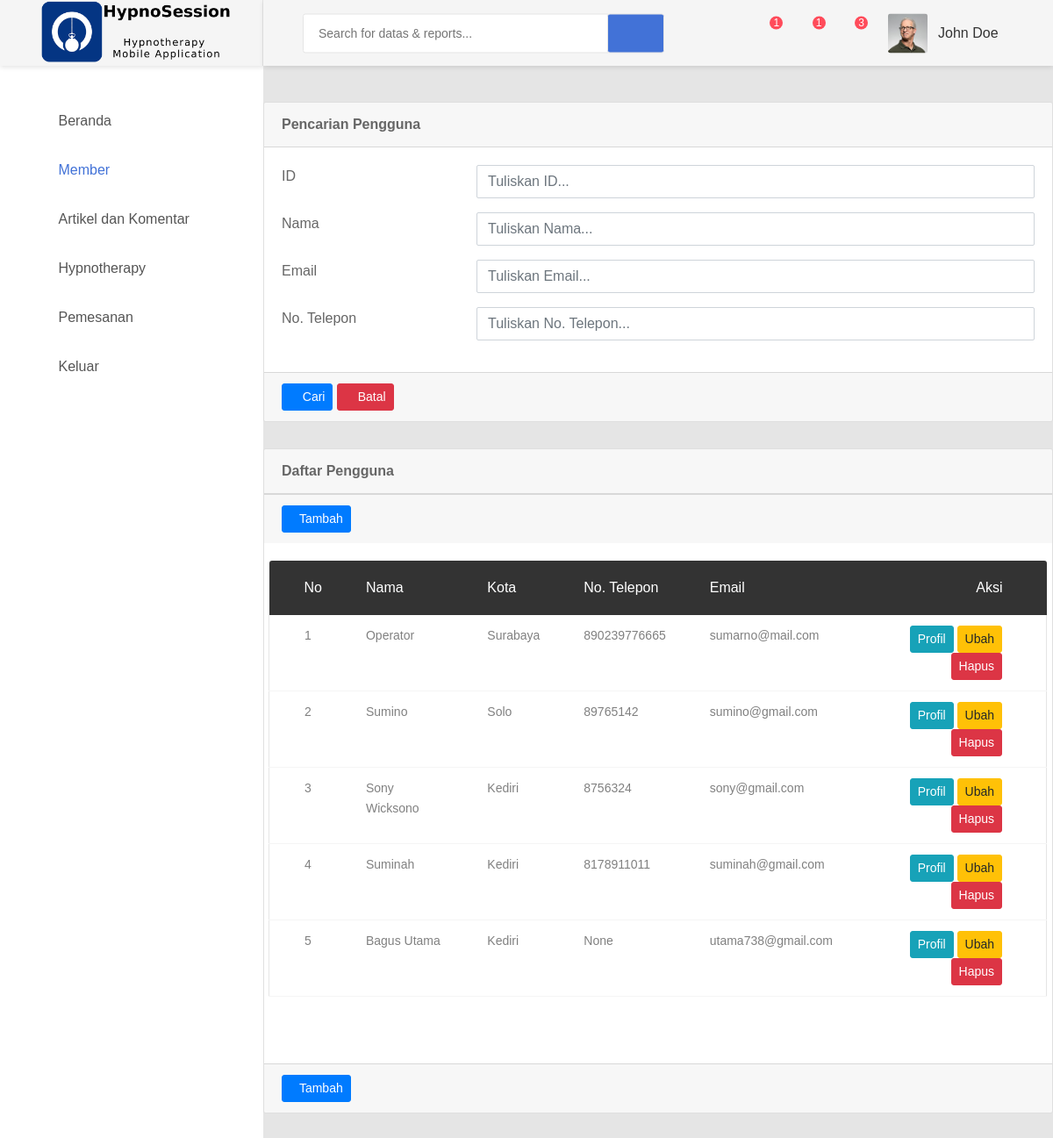
The page /akun/ on the database as committed earlier.
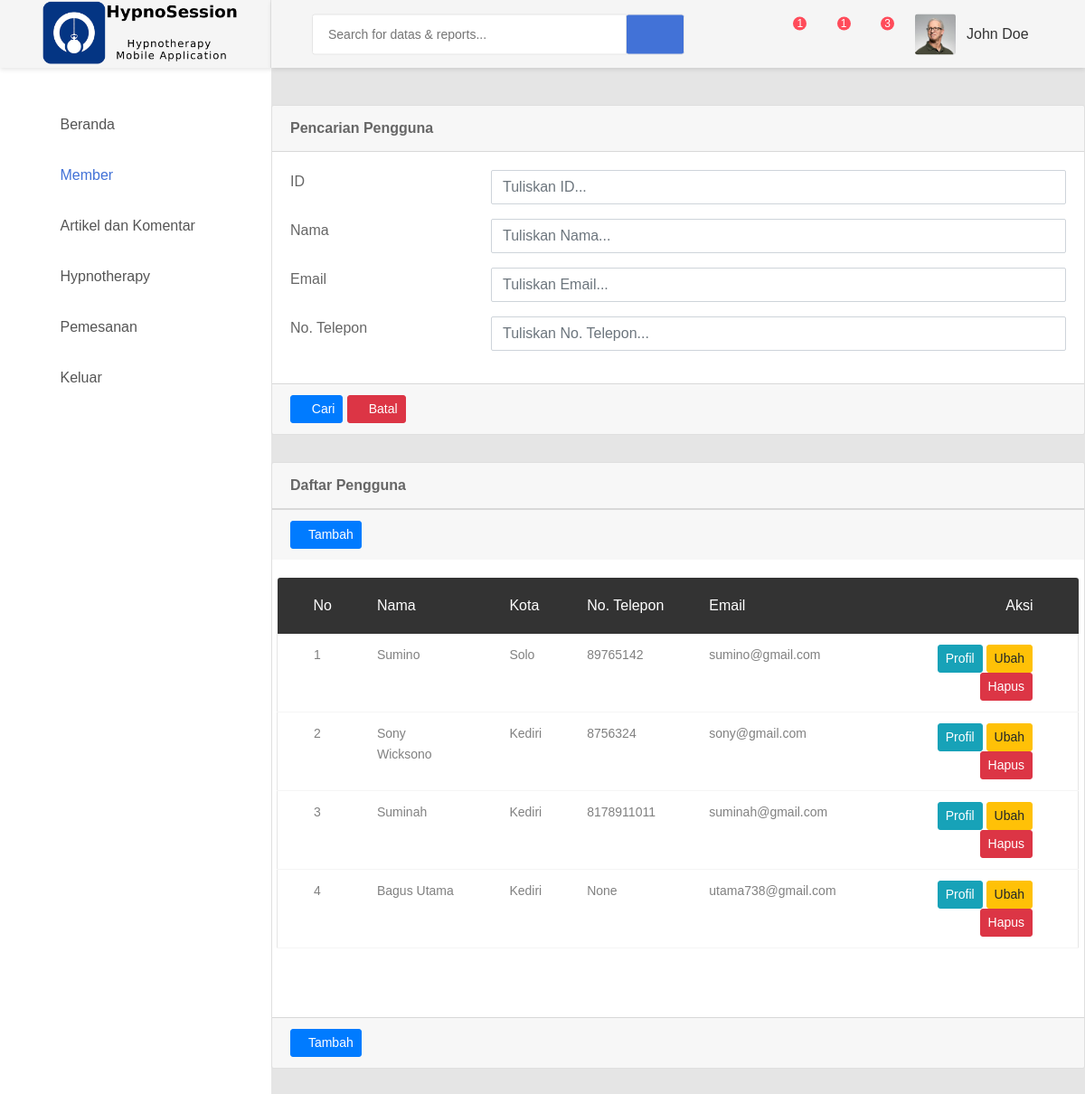
The same page on the database as committed later.
### akun/models.py (models this page shows, shortened)
class Akun(models.Model):
    nama = models.CharField(max_length=30, null=True)
    jenis_kelamin = models.BooleanField(null=True)
    kota_domisili = models.CharField(max_length=30, null=True)
    alamat = models.CharField(max_length=100, null=True)
    tanggal_lahir = models.DateField(null=True)
    tempat_lahir = models.CharField(max_length=30, null=True)
    foto_src = models.TextField(null=True)
    no_telepon = models.CharField(max_length=16, null=True)
    email = models.EmailField()
    password = models.TextField(null=True)
    aktif = models.BooleanField(default=True)
    registrasi = models.DateTimeField(auto_now_add=True)
    aktivasi = models.DateTimeField(auto_now_add=True)
    update = models.DateTimeField(auto_now=True)
    verification_code = models.IntegerField(default=0)
    verification = models.BooleanField(default=False)
    class DaftarStatus(models.TextChoices):
        ADMIN = text('admin')
        STAF = text('staf')
        MEMBER = text('member')
    class Meta:
        db_table = 'akun'
    status = models.CharField(max_length=6,
                              choices=DaftarStatus.choices, default=DaftarStatus.MEMBER)

### akun/views.py (the view)
# urls.py: path('', views.index, name='index'),
def index(request):
    akun = Akun.objects.all()
    context = {
        'akun': akun,
        'view': 'akun',
        'title': 'Member',
    }
    return render(request, 'akun/index.html', context)

### akun/templates/akun/index.html (shortened to what this page needs)
{% extends "base.html" %}
{% block content %}
<div class="card">
    <div class="card-header">
        <strong>Pencarian Pengguna</strong>
    </div>
    <div class="card-body card-block">
        <form action="" method="post" class="form-horizontal">
            <div class="row form-group">
                <div class="col col-md-3">
                    <label for="hf-id" class=" form-control-label">ID</label>
                </div>
                <div class="col-12 col-md-9">
                    <input type="text" id="hf-id" name="hf-id" placeholder="Tuliskan ID..." class="form-control">
                </div>
            </div>
            <div class="row form-group">
                <div class="col col-md-3">
                    <label for="hf-nama" class=" form-control-label">Nama</label>
                </div>
                <div class="col-12 col-md-9">
                    <input type="text" id="hf-nama" name="hf-nama" placeholder="Tuliskan Nama..." class="form-control">
                </div>
            </div>
            <div class="row form-group">
                <div class="col col-md-3">
                    <label for="hf-email" class=" form-control-label">Email</label>
                </div>
                <div class="col-12 col-md-9">
                    <input type="text" id="hf-email" name="hf-email" placeholder="Tuliskan Email..."
                        class="form-control">
                </div>
            </div>
            <div class="row form-group">
                <div class="col col-md-3">
                    <label for="hf-telepon" class=" form-control-label">No. Telepon</label>
                </div>
                <div class="col-12 col-md-9">
                    <input type="text" id="hf-telepon" name="hf-telepon" placeholder="Tuliskan No. Telepon..."
                        class="form-control">
                </div>
            </div>
        </form>
    </div>
    <div class="card-footer">
        <button type="submit" class="btn btn-primary btn-sm">
            <i class="fa fa-search"></i> Cari
        </button>
        <button type="reset" class="btn btn-danger btn-sm">
            <i class="fa fa-ban"></i> Batal
        </button>
    </div>
</div>
<div class="card">
    <div class="card-header">
        <strong>Daftar Pengguna</strong>
    </div>
    <div class="card-footer">
        <a class="btn btn-primary btn-sm" href="/akun/add" role="button">
            <i class="zmdi zmdi-plus"></i>Tambah
        </a>
    </div>
    <div class="card-body card-block">
        <div class="row form-group">
            <div class="table-responsive m-b-40">
                <table class="table table-borderless table-data3">
                    <thead>
                        <tr>
                            <th>No</th>
                            <th>Nama</th>
                            <th>Kota</th>
                            <th>No. Telepon</th>
                            <th>Email</th>
                            <th>Aksi</th>
                        </tr>
                    </thead>
                    <tbody>
                        {% for ak in akun %}
                        <tr>
                            <td>{{ forloop.counter }}</td>
                            <td>{{ ak.nama }}</td>
                            <td>{{ ak.kota_domisili }}</td>
                            <td>{{ ak.no_telepon }}</td>
                            <td>{{ ak.email }}</td>
                            <td>
                                <a class="btn btn-info btn-sm" href="/akun/profile/{{ ak.id }}" role="button">Profil</a>
                                <a class="btn btn-warning btn-sm" href="/akun/edit/{{ ak.id }}" role="button">Ubah</a>
                                <button type="button" class="btn btn-danger btn-sm" id="btn-delete-{{ak.id}}"
                                    data-toggle="modal" data-target="#deletemodal">
                                    Hapus
                                </button>
                            </td>
                        </tr>
                        {% endfor %}
                    </tbody>
                </table>
            </div>
        </div>
    </div>
    <div class="card-footer">
        <a class="btn btn-primary btn-sm" href="/akun/add" role="button">
            <i class="zmdi zmdi-plus"></i>Tambah
        </a>
    </div>
</div>
{% endblock %}

### templates/base.html (shortened to what this page needs)
<!DOCTYPE html>
<html lang="en">
<head>
    {% include "header.html" %}
</head>
<body>
    {% load static %}
    <div class="page-wrapper">
        {% include "sidebar.html" %}
        <div class="page-container">
            <header class="header-desktop">
                <div class="section__content section__content--p30">
                    <div class="container-fluid">
                        <div class="header-wrap">
                            <form class="form-header" action="" method="POST">
                                <input class="au-input au-input--xl" type="text" name="search"
                                    placeholder="Search for datas &amp; reports..." />
                                <button class="au-btn--submit" type="submit">
                                    <i class="zmdi zmdi-search"></i>
                                </button>
                            </form>
                            <div class="header-button">
                                <div class="noti-wrap">
                                    <div class="noti__item js-item-menu">
                                        <i class="zmdi zmdi-comment-more"></i>
                                        <span class="quantity">1</span>
                                    </div>
                                    <div class="noti__item js-item-menu">
                                        <i class="zmdi zmdi-email"></i>
                                        <span class="quantity">1</span>
                                    </div>
                                    <div class="noti__item js-item-menu">
                                        <i class="zmdi zmdi-notifications"></i>
                                        <span class="quantity">3</span>
                                    </div>
                                </div>
                                <div class="account-wrap">
                                    <div class="account-item clearfix js-item-menu">
                                        <div class="image">
                                            <img src="{% static "images/icon/avatar-01.jpg" %}" alt="John Doe" />
                                        </div>
                                        <div class="content">
                                            <a class="js-acc-btn" href="#">john doe</a>
                                        </div>
                                    </div>
                                </div>
                            </div>
                        </div>
                    </div>
                </div>
            </header>
            <div class="main-content">
                {% block content %}
                {% endblock %}
            </div>
        </div>
    </div>
</body>
</html>

### templates/header.html (shortened to what this page needs)
{% load static %}
<link href=" " {% static "css/font-face.css" %}" rel="stylesheet" media="all">
<link href="{% static "vendor/font-awesome-4.7/css/font-awesome.min.css" %}" rel="stylesheet" media="all">
<link href="{% static "vendor/font-awesome-5/css/fontawesome-all.min.css" %}" rel="stylesheet" media="all">
<link href="{% static "vendor/mdi-font/css/material-design-iconic-font.min.css" %}" rel="stylesheet" media="all">
<link href="{% static "vendor/bootstrap-4.1/bootstrap.min.css" %}" rel="stylesheet" media="all">
<link href="{% static "vendor/animsition/animsition.min.css" %}" rel="stylesheet" media="all">
<link href="{% static "vendor/bootstrap-progressbar/bootstrap-progressbar-3.3.4.min.css" %}" rel="stylesheet"
    media="all">
<link href="{% static "vendor/wow/animate.css" %}" rel="stylesheet" media="all">
<link href="{% static "vendor/css-hamburgers/hamburgers.min.css" %}" rel="stylesheet" media="all">
<link href="{% static "vendor/slick/slick.css" %}" rel="stylesheet" media="all">
<link href="{% static "vendor/select2/select2.min.css" %}" rel="stylesheet" media="all">
<link href="{% static "vendor/perfect-scrollbar/perfect-scrollbar.css" %}" rel="stylesheet" media="all">
<link href="{% static "vendor/summernote/summernote.css" %}" rel="stylesheet" media="all">
<link href="{% static "jquery-ui/jquery-ui.css" %}" rel="stylesheet" media="all">
<link href="{% static "jquery-ui/jquery-ui.structure.css" %}" rel="stylesheet" media="all">
<link href="{% static "jquery-ui/jquery-ui.theme.css" %}" rel="stylesheet" media="all">
<link href="{% static "css/theme.css" %}" rel="stylesheet" media="all">

### templates/mobile.html (shortened to what this page needs)
{% load static %}

### templates/sidebar.html
{% load static %}
<aside class="menu-sidebar d-none d-lg-block">
    <div class="logo">
        <a href="#">
            <img src="{% static "images/icon/logo-dashboard.png" %}" alt="Cool Admin" />
        </a>
    </div>
    <div class="menu-sidebar__content js-scrollbar1">
        <nav class="navbar-sidebar">
            <ul class="list-unstyled navbar__list">
                <li {%if view == 'beranda' %}class='active' {%endif%}>
                    <a href="/beranda">
                        <i class="fas fa-home"></i>Beranda</a>
                </li>
                <li {%if view == 'akun' %}class='active' {%endif%}>
                    <a href="/akun">
                        <i class="fas fa-user"></i>Member</a>
                </li>
                <li {%if view == 'artikel' %}class='active' {%endif%}>
                    <a href="/artikel">
                        <i class="fas fa-book"></i>Artikel dan Komentar</a>
                </li>
                <li {%if view == 'hypno' %}class='active' {%endif%}>
                    <a href="/hypno/">
                        <i class="fas fa-leaf"></i>Hypnotherapy</a>
                </li>
                <li {%if view == 'order' %}class='active' {%endif%}>
                    <a href="/order/">
                        <i class="fas fa-shopping-cart"></i>Pemesanan</a>
                </li>
                <li>
                    <a href="/login/out">
                        <i class="fas fa-power-off"></i>Keluar</a>
                </li>
            </ul>
        </nav>
    </div>
</aside>

### templates/footer.html (shortened to what this page needs)
{% load static %}

Rows that differ between the two databases and show on the page:
removed Akun: nama "Operator", kota_domisili "Surabaya", no_telepon "890239776665", email "sumarno@mail.com"
